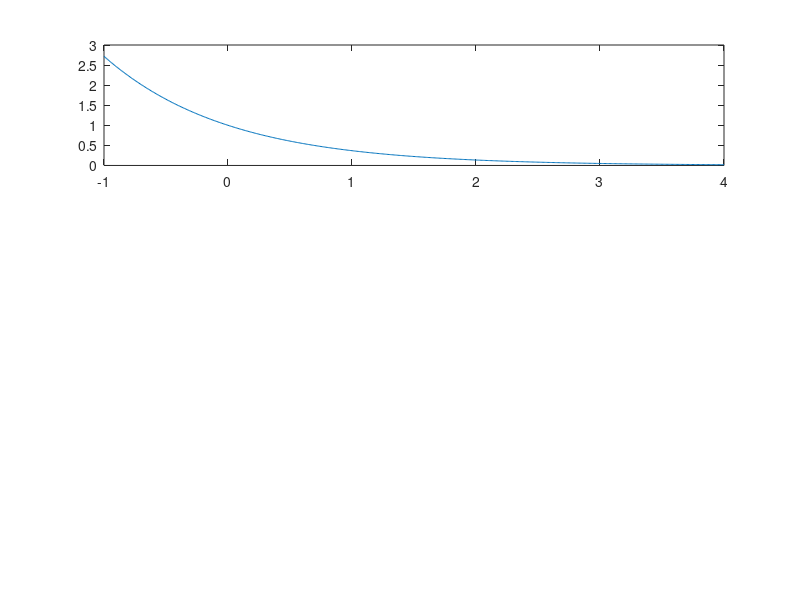

The MATLAB script that drew this image: (Note: this script raises an error after producing the figure.)
t=-1:0.01:4;          		% t를 -1부터 4까지 0.01 단위로 표현
x1=exp(-t);			% e^(-t)   e는 자연상수
subplot(3,1,1),plot(t,x1)	% 그래프 출력

x2=heaviside(t);		% 단위 계단 함수 heaviside()를 사용
subplot(3,1,2), plot(t,x2,'c')
axis([-1 4 -0.2 1.2])		% 그래프 범위조정

x=x1 .* x2;			% x1와 x2를 곱함
subplot(3,1,3), plot(t,x,'m')
axis([-1 4 -0.2 1.2])
